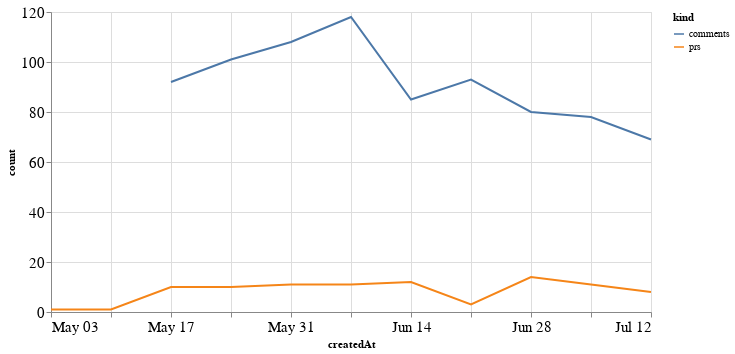

The notebook cell saved with this chart:
### Code cell
alt.Chart(total_time, width=600).mark_line().encode(
    x='createdAt',
    y='count',
    color='kind'
)

### Figure 1 — Vega-Lite specification as saved in the notebook (floating-point values rounded to 4 significant figures)
{"config": {"axisLeft": {"labelFontSize": 15}, "axisBottom": {"labelFontSize": 15}}, "data": {"name": "data-5e4d1f63ba640622d88d53f21044014b"}, "mark": "line", "encoding": {"color": {"type": "nominal", "field": "kind"}, "x": {"type": "temporal", "field": "createdAt"}, "y": {"type": "quantitative", "field": "count"}}, "width": 600, "$schema": "https://vega.github.io/schema/vega-lite/v4.8.1.json", "datasets": {"data-5e4d1f63ba640622d88d53f21044014b": [{"createdAt": "2020-05-03T00:00:00", "kind": "prs", "count": 1.0}, {"createdAt": "2020-05-10T00:00:00", "kind": "prs", "count": 1.0}, {"createdAt": "2020-05-17T00:00:00", "kind": "prs", "count": 10.0}, {"createdAt": "2020-05-24T00:00:00", "kind": "prs", "count": 10.0}, {"createdAt": "2020-05-31T00:00:00", "kind": "prs", "count": 11.0}, {"createdAt": "2020-06-07T00:00:00", "kind": "prs", "count": 11.0}, {"createdAt": "2020-06-14T00:00:00", "kind": "prs", "count": 12.0}, {"createdAt": "2020-06-21T00:00:00", "kind": "prs", "count": 3.0}, {"createdAt": "2020-06-28T00:00:00", "kind": "prs", "count": 14.0}, {"createdAt": "2020-07-05T00:00:00", "kind": "prs", "count": 11.0}, {"createdAt": "2020-07-12T00:00:00", "kind": "prs", "count": 8.0}, {"createdAt": "2020-05-03T00:00:00", "kind": "comments", "count": null}, {"createdAt": "2020-05-10T00:00:00", "kind": "comments", "count": null}, {"createdAt": "2020-05-17T00:00:00", "kind": "comments", "count": 92.0}, {"createdAt": "2020-05-24T00:00:00", "kind": "comments", "count": 101.0}, {"createdAt": "2020-05-31T00:00:00", "kind": "comments", "count": 108.0}, {"createdAt": "2020-06-07T00:00:00", "kind": "comments", "count": 118.0}, {"createdAt": "2020-06-14T00:00:00", "kind": "comments", "count": 85.0}, {"createdAt": "2020-06-21T00:00:00", "kind": "comments", "count": 93.0}, {"createdAt": "2020-06-28T00:00:00", "kind": "comments", "count": 80.0}, {"createdAt": "2020-07-05T00:00:00", "kind": "comments", "count": 78.0}, {"createdAt": "2020-07-12T00:00:00", "kind": "comments", "count": 69.0}]}}
